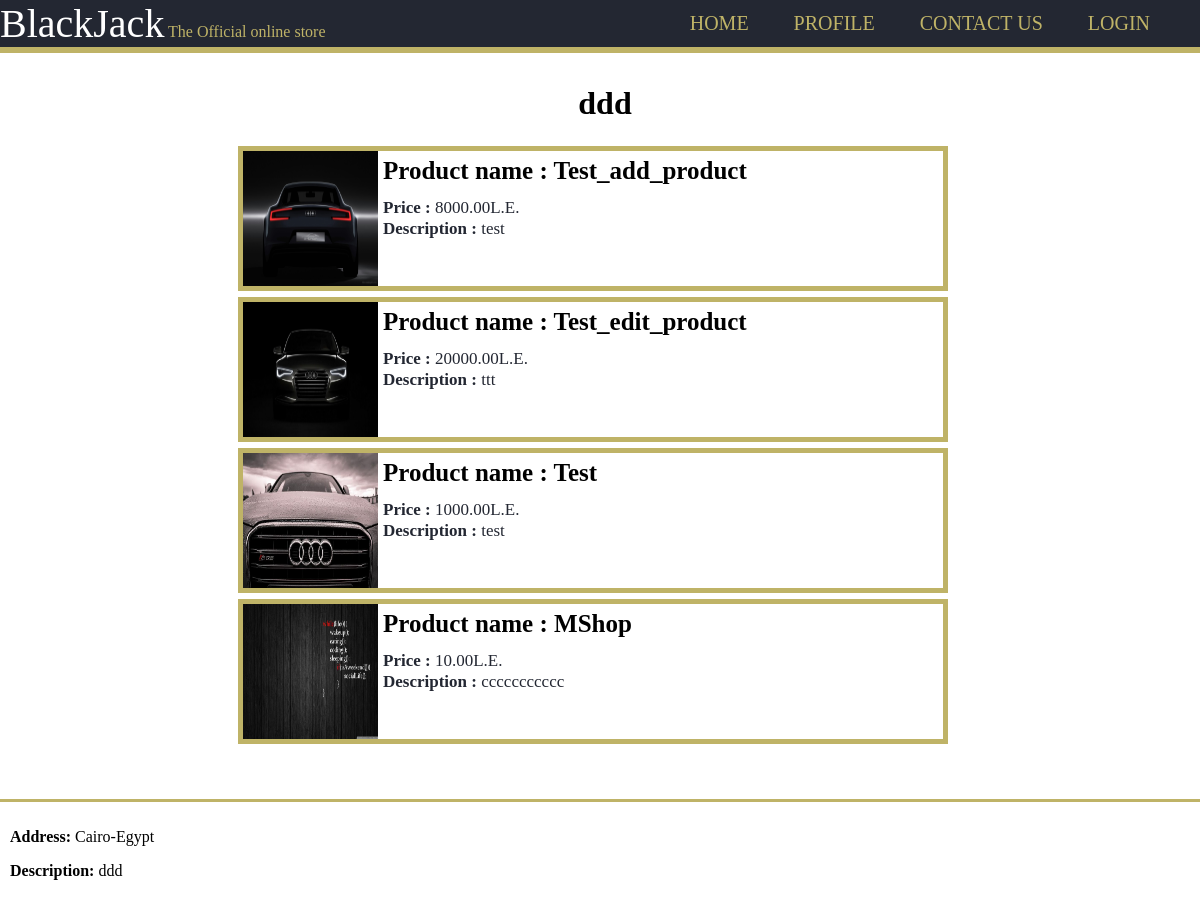
Screenshot of /shop/ddd/ with the database file from the repository.
### shop/models.py (models this page shows, shortened)
class Shop(models.Model):
    name = models.CharField(max_length=30)
    description = models.TextField(max_length=100)
    address = models.TextField(max_length=100,)
    products = models.ManyToManyField(Product, blank=True, related_name="products")
    coupons = models.ManyToManyField('shop.Coupon',blank=True,default=None,related_name='shop_coupons')
    orders = models.ManyToManyField('users.Order',blank=True,default=None,related_name='shop_orders')
    featured = models.BooleanField(default=False)

### products/models.py (models this page shows, shortened)
class Product(models.Model):
    id = models.UUIDField(primary_key=True, default=uuid.uuid4, editable=False)
    name = models.CharField(max_length=100)
    price = models.DecimalField(max_digits=7,decimal_places=2)
    description = models.TextField(blank=True)
    remaininginstock = models.PositiveSmallIntegerField(default=1)
    featured = models.BooleanField(default=False)
    image = models.ImageField(null=True,blank=True,upload_to='product_images/')
    shop = models.ForeignKey('shop.Shop',on_delete=models.CASCADE)
    reviews = models.ManyToManyField(Review, blank=True, related_name="reviews")

### shop/views.py (the view)
# urls.py: path('', views.index, name='index'),
def index(request, shopname):
    try:
        if shopname=='addproduct':
            return addproduct(request)
        elif shopname=='activecoupons':
            return activecoupons(request)
        elif shopname=='orders':
            return orders(request)
        shop = Shop.objects.get(name=shopname)
        products = shop.products.all()
        currency_ratio=get_currency_ratio(request)
        return render(request, 'shop/index.html',{
            'shop': shop,
            'products': products,
            'currency_ratio':currency_ratio,
            'currency_symbol':currency_symbols[get_preffered_currency(request)]
        })
    except Shop.DoesNotExist:
        return render(request,'shop/404.html')

### shop/views.py (called while the page is built)
def get_currency_ratio(request):
    if not request.user.is_authenticated:
        return 1
    preferred_currency=request.user.preferred_currency
    if preferred_currency=='EGP':
        return 1
    else:
        return requests.get('https://free.currconv.com/api/v7/convert',{'apiKey':config('API_KEY'),'q':'EGP'+'_'+preferred_currency,'compact':'ultra'}).json()['EGP'+'_'+preferred_currency]

def get_preffered_currency(request):
    if not request.user.is_authenticated:
        return 'EGP'
    return request.user.preferred_currency

### shop/templates/shop/index.html (shortened to what this page needs)
{% load mathfilters %}
<!DOCTYPE html>
<html lang="en">
    <head>
</head>
<body>
  <div>
  <header>
    <div class="Container">
        <div id="header">
        <span id="BlackJack">BlackJack</span>
        <span id="official">The Official online store </span>
    </div>
  <nav> <ul style="margin-top:12px;">
    <li> <a href="{% url 'home' %}"> Home </a> </li>
    <li> <a href="{% url 'userdashboard'%}"> Profile </a></li>
    <li> <a href="{% url 'contactus' %}"> Contact Us </a></li>
    {% if user.is_authenticated %}
    <li> <a href="{% url 'logout' %}">  Logout  </a> </li>
    {% else %}
    <li> <a href="{% url 'login' %}">  Login  </a> </li>
    {% endif %}
  </ul> </nav>
    </div>
</header>
</div>
<div class=shop_info>
  <h1>{{shop.name}}</h1>
</div>
  <div class="items" style="margin-bottom:50px;">
        {% for product in products %}
        <div class="item" title="{{ product.name }}">
          <img src="{{ product.image.url }}" height="135" width="135">
          <p style="font-size:25px; font-weight:bold; position:relative; top:5px;"><a href="{% url 'productpage' product.id %}">Product name : {{ product.name }}</a></p>
          <p><span style="font-weight:bold;">Price : </span> {{product.price|mul:currency_ratio|floatformat:2}}{{currency_symbol}}</p>
          <p><span style="font-weight:bold;">Description : </span> {{product.description}}</p>
        </div>
        {% endfor %}
    </div>
  <footer style="position: absolute;left: 0;right:0px;bottom: 0;height: 100px;overflow: hidden; padding:10px;border-top: 3px solid #BFB367;">
    <p><span style="font-weight: bold;">Address:</span> {{shop.address}}</p>
    <p><span style="font-weight: bold;">Description:</span> {{shop.description}}</p>
  </footer>
</body>
</html>

### shop/templates/shop/index.html (style rules this page uses)
html { position: relative; min-height: 100%;; }
body { margin: 0 0 100px; bottom:50px; padding: 25px; }
.Container { overflow:hidden; }
header { background-color: #232732; color: #ffffff; border-bottom: #BFB367 6px solid; position: fixed; top: 0px; left: 0px; right: 0px; z-index: 1; }
#header { display:inline-block; }
header ul { margin:0; padding: 0; }
header li { display: inline; padding: 0 20px 0 20px; }
header a { text-decoration: none; color: #BFB367; text-transform: uppercase; font-size:15pt; }
header nav { float:right; padding-right:30px; }
.items { width:730px; margin: auto; overflow: hidden; }
#official { color: #BFB367; margin-top: 10%; margin-bottom: 5%; display:inline; }
#BlackJack { font-size: 40px; color: white; display:inline; }
.item { float:left; width:700px; background-color:white; border:5px solid #BFB367; margin:3px; }
.item a { color:black; text-decoration: none; }
.item p { color:#232732; font-size:17px; position:relative; top:17px; margin:1px; }
.item img { float:left; height:135px; margin-right:5px; }
.shop_info { width: 700px; margin: 60px auto; margin-bottom: 10px; padding-left: 10px; text-align: center; }

### rows the page displays
Shop: name "ddd", address "Cairo-Egypt", description "ddd"
Product: image (picture), name "Test_add_product", price|mul "8000.00", currency_symbol "L.E.", description "test"
Product: image (picture), name "Test_edit_product", price|mul "20000.00", currency_symbol "L.E.", description "ttt"
Product: image (picture), name "Test", price|mul "1000.00", currency_symbol "L.E.", description "test"
Product: image (picture), name "MShop", price|mul "10.00", currency_symbol "L.E.", description "ccccccccccc"
